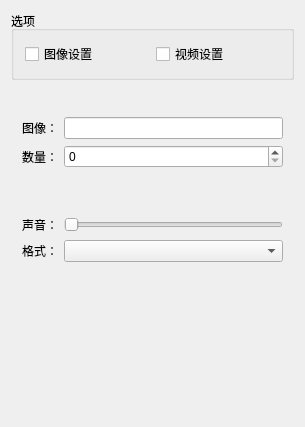
<?xml version="1.0" encoding="UTF-8"?>
<ui version="4.0">
 <class>Widget</class>
 <widget class="QWidget" name="Widget">
  <property name="geometry">
   <rect>
    <x>0</x>
    <y>0</y>
    <width>305</width>
    <height>427</height>
   </rect>
  </property>
  <property name="windowTitle">
   <string>Widget</string>
  </property>
  <layout class="QVBoxLayout" name="verticalLayout">
   <item>
    <widget class="QGroupBox" name="groupBox">
     <property name="title">
      <string>选项</string>
     </property>
     <layout class="QHBoxLayout" name="horizontalLayout">
      <item>
       <widget class="QCheckBox" name="ckbPic">
        <property name="text">
         <string>图像设置</string>
        </property>
       </widget>
      </item>
      <item>
       <widget class="QCheckBox" name="ckbVideo">
        <property name="styleSheet">
         <string notr="true"/>
        </property>
        <property name="text">
         <string>视频设置</string>
        </property>
       </widget>
      </item>
     </layout>
    </widget>
   </item>
   <item>
    <widget class="LockerButton" name="btnPic">
     <property name="styleSheet">
      <string notr="true">border: none;</string>
     </property>
     <property name="text">
      <string/>
     </property>
    </widget>
   </item>
   <item>
    <widget class="QWidget" name="widget_Pic" native="true">
     <layout class="QGridLayout" name="gridLayout">
      <item row="0" column="0">
       <widget class="QLabel" name="label">
        <property name="text">
         <string>图像：</string>
        </property>
       </widget>
      </item>
      <item row="0" column="1">
       <widget class="QLineEdit" name="lineEdit"/>
      </item>
      <item row="1" column="0">
       <widget class="QLabel" name="label_2">
        <property name="text">
         <string>数量：</string>
        </property>
       </widget>
      </item>
      <item row="1" column="1">
       <widget class="QSpinBox" name="spinBox"/>
      </item>
     </layout>
    </widget>
   </item>
   <item>
    <widget class="LockerButton" name="btnVideo">
     <property name="enabled">
      <bool>true</bool>
     </property>
     <property name="focusPolicy">
      <enum>Qt::NoFocus</enum>
     </property>
     <property name="contextMenuPolicy">
      <enum>Qt::ActionsContextMenu</enum>
     </property>
     <property name="layoutDirection">
      <enum>Qt::LeftToRight</enum>
     </property>
     <property name="styleSheet">
      <string notr="true">border: none;</string>
     </property>
     <property name="inputMethodHints">
      <set>Qt::ImhNone</set>
     </property>
     <property name="text">
      <string/>
     </property>
     <property name="autoDefault">
      <bool>false</bool>
     </property>
    </widget>
   </item>
   <item>
    <widget class="QWidget" name="widget_Video" native="true">
     <layout class="QGridLayout" name="gridLayout_2">
      <item row="0" column="0">
       <widget class="QLabel" name="label_3">
        <property name="text">
         <string>声音：</string>
        </property>
       </widget>
      </item>
      <item row="0" column="1">
       <widget class="QSlider" name="horizontalSlider">
        <property name="orientation">
         <enum>Qt::Horizontal</enum>
        </property>
       </widget>
      </item>
      <item row="1" column="0">
       <widget class="QLabel" name="label_4">
        <property name="text">
         <string>格式：</string>
        </property>
       </widget>
      </item>
      <item row="1" column="1">
       <widget class="QComboBox" name="comboBox"/>
      </item>
     </layout>
    </widget>
   </item>
   <item>
    <spacer name="verticalSpacer">
     <property name="orientation">
      <enum>Qt::Vertical</enum>
     </property>
     <property name="sizeHint" stdset="0">
      <size>
       <width>20</width>
       <height>40</height>
      </size>
     </property>
    </spacer>
   </item>
  </layout>
 </widget>
 <layoutdefault spacing="6" margin="11"/>
 <customwidgets>
  <customwidget>
   <class>LockerButton</class>
   <extends>QPushButton</extends>
   <header location="global">lockerbutton.h</header>
  </customwidget>
 </customwidgets>
 <resources/>
 <connections/>
</ui>
